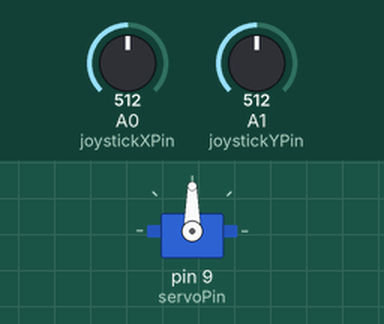
Recording of a sketch running on a simulated Arduino Uno, built with avr-gcc and run on an emulated ATmega328P. On the bench: servo. The inputs (shaded band) are chosen by the test bench; at power-on: A0 (joystickXPin) = 512, A1 (joystickYPin) = 512. What the sketch prints to the serial monitor is not drawn.

Above: at 1.2 s.
1.3 s: A0 (joystickXPin) set to 553
At 2.2 s:
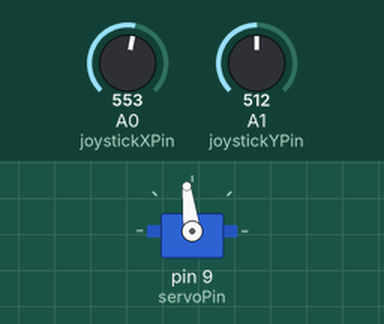
4.3 s: A0 (joystickXPin) set to 582
At 5.3 s:
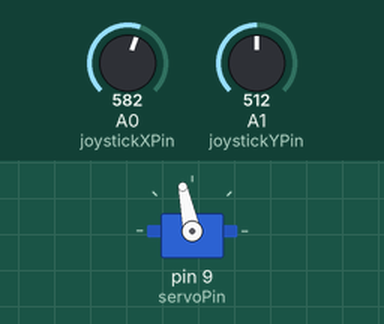
5.8 s: A0 (joystickXPin) set to 306
At 7.0 s:
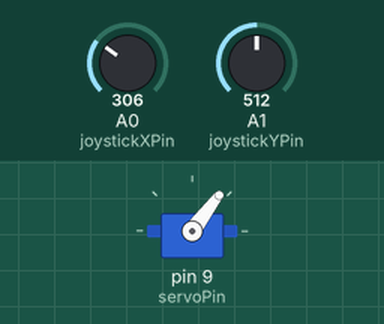
7.3 s: A0 (joystickXPin) set to 716
At 7.7 s:
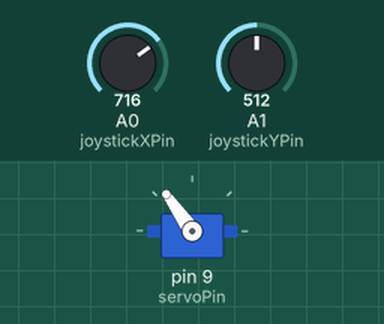
8.9 s: A0 (joystickXPin) set to 982
At 9.6 s:
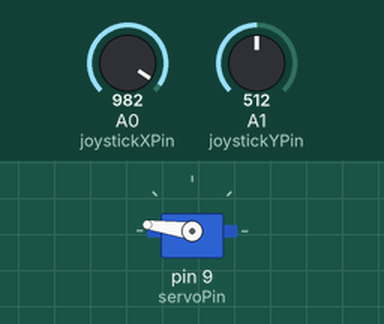
10.4 s: A0 (joystickXPin) set to 1014
At 11.5 s:
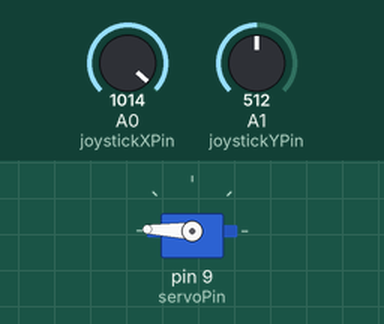
Timing chart, 0 to 13.4 s (numbered marks = the images above; inputs shaded):
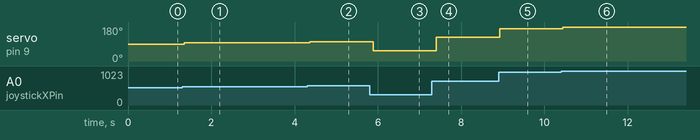

Measured:
- after the input at 1.3 s, servo on pin 9 (servoPin): 90° → 97° at once
- after the input at 4.3 s, servo on pin 9 (servoPin): 97° → 102° after 0.07 s
- after the input at 5.8 s, servo on pin 9 (servoPin): 102° → 53° after 0.09 s
- after the input at 7.3 s, servo on pin 9 (servoPin): 53° → 125° after 0.10 s
- after the input at 8.9 s, servo on pin 9 (servoPin): 125° → 172° at once
- after the input at 10.4 s, servo on pin 9 (servoPin): 172° → 178° after 0.05 s

The sketch:

joystick_servo_control.ino
```cpp
#include <Servo.h>

// Pin configuration
const int servoPin = 9;
const int joystickXPin = A0;
const int joystickYPin = A1;

// Calibration constants
const int CENTER = 512;  // Center position of joystick (0-1023 range)
const int DEAD_ZONE = 10;  // Dead zone around center (±10 units)

// Servo object
Servo servo;

// Function to apply dead zone to joystick value
int applyDeadZone(int value) {
  if (abs(value - CENTER) < DEAD_ZONE) {
    return CENTER;  // Return center if within dead zone
  }
  return value;  // Return original value if outside dead zone
}

// Function to normalize joystick value to 0-1 range
float normalizeValue(int value) {
  return (float)value / 1023.0;
}

// Function to map normalized value (0-1) to servo angle (0-180 degrees)
int mapNormalizedToAngle(float normalized) {
  return (int)(normalized * 180.0);
}

void setup() {
  // Initialize serial communication for debugging
  Serial.begin(9600);

  // Attach servo to pin
  servo.attach(servoPin);

  // Set initial servo position to center (90 degrees)
  servo.write(90);
}

void loop() {
  // Read raw analog values from joystick
  int rawX = analogRead(joystickXPin);
  int rawY = analogRead(joystickYPin);

  // Apply calibration (dead zone)
  int calibratedX = applyDeadZone(rawX);
  int calibratedY = applyDeadZone(rawY);

  // Normalize values to 0-1 range
  float normalizedX = normalizeValue(calibratedX);
  float normalizedY = normalizeValue(calibratedY);

  // Map normalized values to servo angles (0-180 degrees)
  int angleX = mapNormalizedToAngle(normalizedX);
  int angleY = mapNormalizedToAngle(normalizedY);

  // Control servo with X-axis (you can change to Y if preferred)
  servo.write(angleX);

  // Serial output for debugging
  Serial.print("Raw X: ");
  Serial.print(rawX);
  Serial.print(", Raw Y: ");
  Serial.print(rawY);
  Serial.print(", Calibrated X: ");
  Serial.print(calibratedX);
  Serial.print(", Calibrated Y: ");
  Serial.print(calibratedY);
  Serial.print(", Normalized X: ");
  Serial.print(normalizedX, 3);
  Serial.print(", Normalized Y: ");
  Serial.print(normalizedY, 3);
  Serial.print(", Angle X: ");
  Serial.print(angleX);
  Serial.print(", Angle Y: ");
  Serial.println(angleY);

  // Small delay to prevent overwhelming serial output
  delay(100);
}
```
